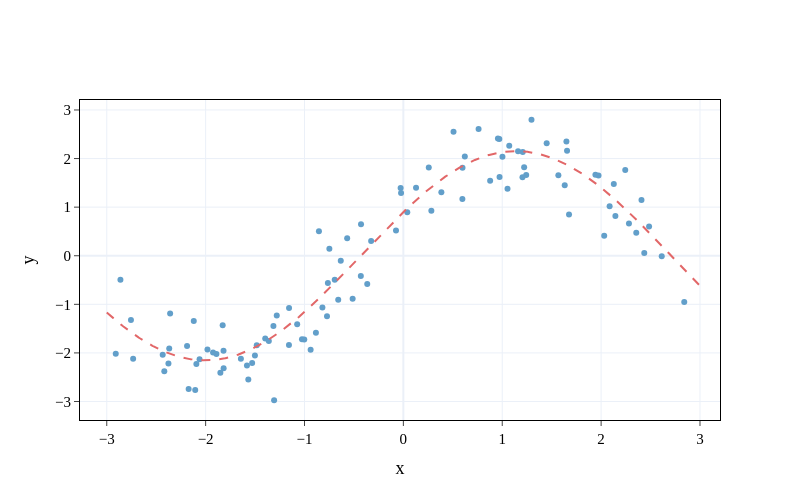

Notebook source saved alongside this figure:
### Code cell
# Plotting stuff
x_space = np.linspace(-3,3,1000)
fig = go.Figure(data=go.Scatter(
    y = y.reshape(-1),
    x=X.reshape(-1),
    mode='markers',
    marker_color=color2,showlegend=False
))
fig.add_trace(go.Scatter(
    y =  (np.hstack((np.sin(x_space.reshape(-1,1)), np.cos(x_space.reshape(-1,1))))@w_star).reshape(-1),
    x=x_space,
    mode='lines',
    line_dash ='dash',
    marker_color=color3,
    showlegend=False))
fig.update_layout(template=plotly_template, width=800, height=500)
fig.update_layout(
    xaxis=dict(mirror=True,
    ticks='outside',
    showline=True),
    yaxis=dict(mirror=True,
    ticks='outside',
    showline=True),
    autosize=True)
fig.update_xaxes(showline=True, linewidth=1., linecolor='black',title='x')
fig.update_yaxes(showline=True, linewidth=1., linecolor='black',title= 'y')
fig.show()

### Figure 1 — Plotly figure (JSON) as saved in the notebook; plotly's stock layout.template omitted (floating-point values rounded to 4 significant figures; data arrays with more than 128 entries replaced by an {"elided": "..."} marker saying what was removed)
{"data": [{"marker": {"color": "rgba(98,159,202,1.0)"}, "mode": "markers", "showlegend": false, "type": "scatter", "x": [2.282, 1.16, 1.002, -0.6943, -1.025, -1.157, 2.244, -0.4283, 2.485, 1.649, 0.5072, -0.0747, 1.207, 0.9706, -1.53, 2.841, -0.3259, -0.854, 1.632, -2.12, 1.242, -1.002, -1.981, -0.7724, 0.9727, -2.368, 0.6216, -0.6332, -1.851, -1.314, 0.5969, 1.205, -2.434, -1.074, -2.188, 0.9565, 0.8776, -0.4301, 1.676, -0.8189, 0.2569, -2.418, -2.105, 0.5981, -2.061, -0.5685, -1.502, 0.7606, 2.408, 1.071, 1.296, -1.828, 0.3842, -0.7486, 2.355, 0.283, -1.818, 1.053, 0.1281, 2.437, 2.031, -2.172, -1.819, -1.281, -0.6589, 1.449, 1.974, -1.643, 2.613, -2.755, -1.582, -0.02324, 1.568, -2.909, -2.862, 2.086, -1.397, -2.359, -0.02769, 1.655, -2.733, 0.03939, -2.094, -0.8846, 2.144, -2.376, -0.5131, 2.128, -1.361, -0.938, -1.156, 1.222, 1.942, -0.3655, -1.925, -1.568, -1.483, -1.891, -1.307, -0.7636], "y": [0.663, 2.15, 2.035, -0.4955, -1.719, -1.835, 1.764, 0.6462, 0.6004, 2.354, 2.549, 0.5171, 2.137, 2.403, -2.209, -0.9515, 0.3023, 0.5056, 1.453, -1.345, 1.664, -1.726, -1.93, -1.247, 1.622, -1.909, 2.04, -0.1018, -2.408, -1.445, 1.167, 1.615, -2.04, -1.408, -1.856, 2.415, 1.542, -0.4194, 0.851, -1.068, 1.814, -2.377, -2.762, 1.811, -2.129, 0.3625, -2.054, 2.608, 1.149, 2.265, 2.799, -1.432, 1.308, 0.1448, 0.4716, 0.9252, -2.314, 1.377, 1.4, 0.05859, 0.4129, -2.744, -1.954, -1.23, -0.9071, 2.316, 1.651, -2.121, -0.008342, -1.323, -2.258, 1.29, 1.655, -2.016, -0.4956, 1.021, -1.701, -1.191, 1.396, 2.159, -2.12, 0.8964, -2.228, -1.587, 0.8184, -2.219, -0.8867, 1.476, -1.756, -1.932, -1.075, 1.823, 1.665, -0.58, -1.989, -2.545, -1.843, -2.024, -2.974, -0.5618]}, {"line": {"dash": "dash"}, "marker": {"color": "rgba(226,103,104,1.0)"}, "mode": "lines", "showlegend": false, "type": "scatter", "x": {"elided": "1000 float values"}, "y": {"elided": "1000 float values"}}], "layout": {"autosize": true, "height": 500, "width": 800, "xaxis": {"linecolor": "black", "linewidth": 1, "mirror": true, "showline": true, "ticks": "outside", "title": {"text": "x"}}, "yaxis": {"linecolor": "black", "linewidth": 1, "mirror": true, "showline": true, "ticks": "outside", "title": {"text": "y"}}}}
